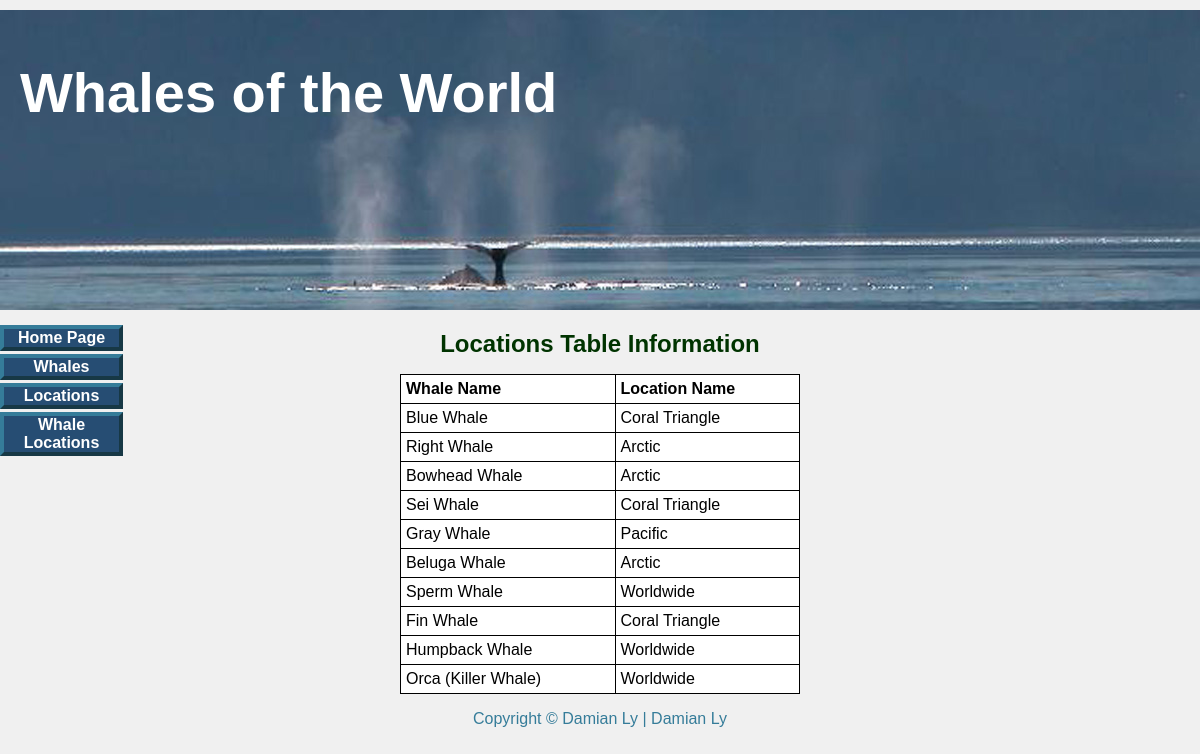
The page /whale_locations.php on the database its author committed.
### tables this page shows
CREATE TABLE `whales` (
  `whale_id` int(11) NOT NULL,
  `whale_name` char(30) NOT NULL,
  `type` char(10) NOT NULL,
  `length` int(11) NOT NULL,
  `status` char(15) NOT NULL,
  `location_id` int(11) NOT NULL
);

CREATE TABLE `locations` (
  `location_id` int(11) NOT NULL,
  `location_name` char(15) NOT NULL
);

### whale_locations.php (the view, shortened to what this page needs)
<!doctype html>
<html>
<head>
	<link rel="stylesheet" type="text/css" href="whales.css">
</head>
<body>
	<div id="container">
		<?php include("includes/header.php"); ?>
		<?php include("includes/nav.php"); ?>
		<div id="midcol">
				<h2>Locations Table Information</h2>
				<p>
					<?php
					require('mysqli_connect.php');
					$query = "SELECT whale_name, location_name
					FROM whales, locations WHERE whales.location_id = locations.location_id";
					$result = @mysqli_query($dbcon, $query);
					if($result){
						echo '<table cellpadding="5"><tr>
						<td align="left"><b>Whale Name</b></td>
						<td alig n="left"><b>Location Name</b></td>
						</tr>';
						while($row = mysqli_fetch_array($result, MYSQLI_ASSOC)){
							echo '<tr>
								<td align="left">'. $row['whale_name'].'</td>
								<td align="left">' . $row['location_name'] . '</td>
								</tr>';
						}
						echo '</table>';
					}
					else{
						echo '<p class="error">This whale could not be retrieved.
						Please accept our apology for any inconvenience.</p>';
						echo '<p>'.mysqli_error($dbcon).'<br/><br/>Query: '.$query.'</p>';
						mysqli_close($dbcon);
					}
				?>
				</p>
		</div>
	</div>
	<div id="footer">
		<?php include("includes/footer.php"); ?>
	</div>
</body>
</html>

### includes/header.php
<div id = "header">
	<h1> Whales of the World</h1>
</div>

### includes/nav.php
<div id="nav">
	<ul>
		<li><a href="index.php"> Home Page</a></li>
		<li><a href="whales.php"> Whales</a></li>
		<li><a href="locations.php"> Locations</a></li>
		<li><a href="whale_locations.php"> Whale Locations </a></li>
	</ul>
</div>

### includes/footer.php
<div id="footer">
	<p>Copyright &copy; Damian Ly | Damian Ly </p>
</div>

### whales.css (style rules this page uses)
h1 { position:relative; top:50px; font-size:350%; color:white; margin:auto 0 auto 20px; width: 700px; }
h2 { font-size:150%; margin-bottom:0; color:#003300; text-align:center; }
#container { position:relative; min-width:960px; max-width:1200px; margin:auto; text-align:left; }
#header { position:relative; margin:10px auto 0 auto; min-width:960px; max-width:1200px; height:300px; background-image: url('photos/header1x.jpg'); background-repeat:no-repeat; padding:0; color:white; }
ul { position:absolute; top: 388px; right:-265px; color:navy; width:135px; text-align:center; margin:0; height: 22px; }
#nav ul { position:absolute; top:315px; left:-40px; color:navy; width:135px; text-align:center; margin:0; }
#midcol { margin-left:150px; margin-right:150px; }
#footer { text-align:center; color: #357C99; }
li { width:115px; list-style-type:none; margin-bottom:3px; text-align: center; }
li a { display:block; width:115px; color:white; font-weight:bold; text-decoration:none; }
li a { background:#264D73; border:4px outset #357C99; }

### whale_locations.php (style rules this page uses)
table { width: 400px; background:white; color: black; border: 1px black solid; border-collapse: collapse; margin: auto; }
td { border: 1px black solid; padding: 1px 0 1px 4 px; text-align: left; }

### rows shown on the page
whales: whale_name "Blue Whale", location.location_name "Coral Triangle"
whales: whale_name "Right Whale", location.location_name "Arctic"
whales: whale_name "Bowhead Whale", location.location_name "Arctic"
whales: whale_name "Sei Whale", location.location_name "Coral Triangle"
whales: whale_name "Gray Whale", location.location_name "Pacific"
whales: whale_name "Beluga Whale", location.location_name "Arctic"
whales: whale_name "Sperm Whale", location.location_name "Worldwide"
whales: whale_name "Fin Whale", location.location_name "Coral Triangle"
whales: whale_name "Humpback Whale", location.location_name "Worldwide"
whales: whale_name "Orca (Killer Whale)", location.location_name "Worldwide"
